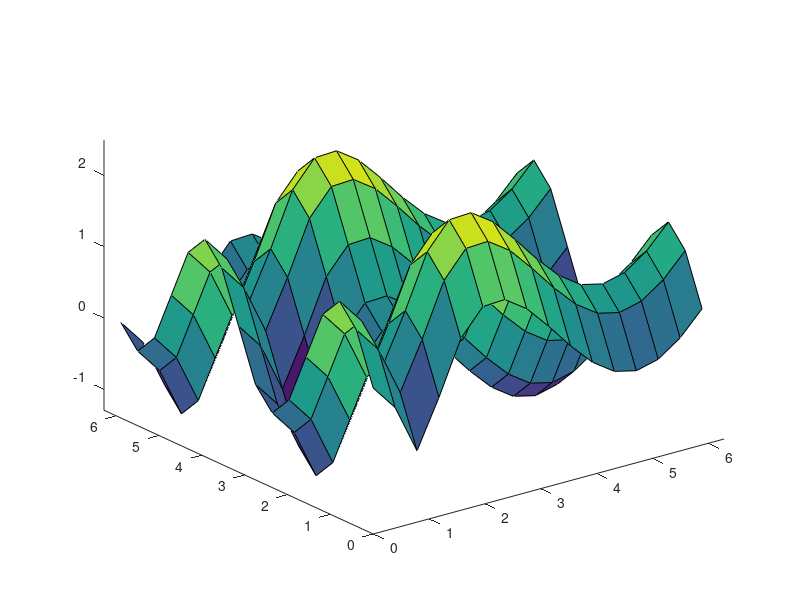

Source code (MATLAB): (Note: this script raises an error after producing the figure.)
% h2d.m, solving u_t=Delta u by FFT 
n=16; dx=2*pi/n; dy=dx; x=0:dx:2*pi-dx; y=x; [X Y]=meshgrid(x,y); 
eta=1; h=0.01; mu=zeros(n,n); % holds F-multipliers 
K1=zeros(n,n); % holds Laplacian in F-space
mu2=zeros(n,n); % holds Laplacian in F-space
for j1=1:n; k1=j1-n/2-1; % fill multiplier matrix mu as if fft(u) was centered 
    for j2=1:n; k2=j2-n/2-1;ks=k1*k1+k2*k2; 
        % K1(j1,j2)=ks;
        % K2(j1,j2)=k2;
        mu(j1,j2)=(1-(1-eta)*ks*h)/(1+eta*ks*h);
        % mu2(j1,j2)=(1-(1-eta)*ks*h)/(1+eta*ks*h);
    end
end
% K1=fftshift(K1); 
% K2=fftshift(K2);
mu=fftshift(mu); % now adapt mu to true fft
% mu2=fftshift(mu2); % now adapt mu to true fft
u0=sin(X)+sin(2*Y)+cos(7*exp(-X)); umin=min(min(u0)); umax=max(max(u0));
% print u0
% K1'
% mu'-mu2'
u0'
clf;
surf(X,Y,u0); axis([0 2*pi 0 2*pi umin umax]); grid off;
more=1;u=u0; uf=fft2(u); more=askmore(more);
% uf2=uf;
while more==1 % integration loop
  uf=mu.*uf;  % actual integration, next line for plotting
  % uf2=mu2.*uf2;  % actual integration, next line for plotting
  u=ifft2(uf); 
  % u2=ifft2(uf2);
  surf(X,Y,real(u));  axis([0 2*pi 0 2*pi umin umax]); grid off;
  real(u')
  more=askmore(more);
end

